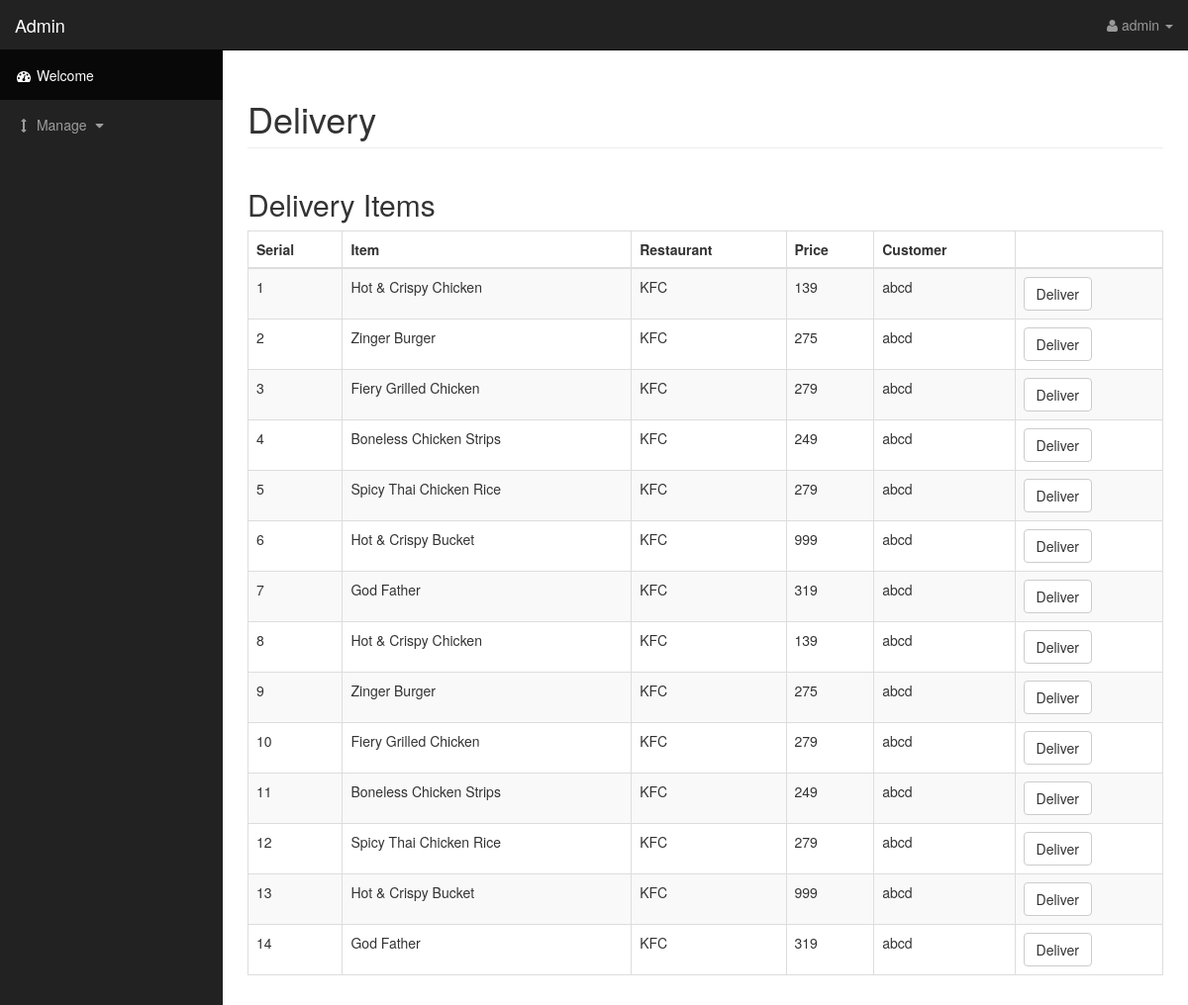
/admin/index.php?adp=5 (signed in), run on the app's committed database.
### tables this page shows
CREATE TABLE `cart` (
  `sl` int(128) NOT NULL,
  `username` varchar(256) NOT NULL,
  `restaurant` varchar(256) NOT NULL,
  `item` varchar(256) NOT NULL,
  `price` int(128) NOT NULL,
  `quantity` int(128) NOT NULL,
  `delivery` int(128) NOT NULL DEFAULT '0',
  `imagename` varchar(180) NOT NULL
);

### admin/delivery.php (the view, shortened to what this page needs)
<div class="container-fluid">
            <div class="row">
                <div class="col-lg-12">
                    <h1 class="page-header">
                        Delivery
                    </h1>
                </div>
            </div>
            <?php
            if(isset($_SESSION['valid'])==True){?>
            <div class="row">
                <div class="col-lg-6" style="width: 100%">
                    <h2>Delivery Items</h2>
                    <div class="table-responsive">
                        <table class="table table-bordered table-hover table-striped">
                            <thead>
                                <tr>
                                    <th>Serial</th>
                                    <th>Item</th>
                                    <th>Restaurant</th>
                                    <th>Price</th>
                                    <th>Customer</th>
                                    <th></th>
                                </tr>
                            </thead>
                            <tbody>
                                <?php
                                $sql = 'SELECT * FROM cart WHERE delivery = 1';
                                $result = mysqli_query($conn,$sql);
                                $count = 1;
                                while($row = mysqli_fetch_array($result))
                                {
                                    echo "<tr>
                                    <td>".$count."</td>
                                    <td>".$row[3]."</td>
                                    <td>".$row[2]."</td>
                                    <td>".$row[4] * $row[5]."</td>
                                    <td>".$row[1]."</td>
                                    <td><form method=\"post\" action=\"deliver.php\"><a href=\"deliver.php?id=".$row['0']."&restaurant=".$row[2]."&sell=".$row[4] * $row[5]."\" class=\"delete\"><input type=\"button\" class=\"btn btn-default\" value=\"Deliver\"></a></form></td>
                                </tr>";
                                $count++;
                            }
                            ?>
                        </tbody>
                    </table>
                </div>
            </div>
        </div>
        <?php
    }
    ?>
</div>

### admin/index.php (shortened to what this page needs)
<?php
include_once 'connect.php';
?>
<!DOCTYPE html>
<html lang="en">
<head>
    <link href="css/bootstrap.min.css" rel="stylesheet">
    <link href="css/sb-admin.css" rel="stylesheet">
    <link href="css/plugins/morris.css" rel="stylesheet">
    <link href="font-awesome/css/font-awesome.min.css" rel="stylesheet" type="text/css">
    </head>
    <body>
        <div id="wrapper">
            <nav class="navbar navbar-inverse navbar-fixed-top" role="navigation">
                <div class="navbar-header">
                    <a class="navbar-brand" href="?adp=0">Admin</a>
                </div>
                <?php
                if(isset($_SESSION['valid'])==True && ($_SESSION['type'])=="admin"){
                    echo "<ul class=\"nav navbar-right top-nav\">
                    <li class=\"dropdown\">
                        <a href=\"#\" class=\"dropdown-toggle\" data-toggle=\"dropdown\"><i class=\"fa fa-user\"></i> ".$_SESSION['username']." <b class=\"caret\"></b></a>
                        <ul class=\"dropdown-menu\">
                            <li>
                                <a href=\"#\"><i class=\"fa fa-fw fa-user\"></i> Profile</a>
                            </li>
                            <li class=\"divider\"></li>
                            <li>
                                <a href=\"logout.php\"><i class=\"fa fa-fw fa-power-off\"></i> Log Out</a>
                            </li>
                        </ul>
                    </li>
                </ul>";
            }
            ?>
            <?php
            if(isset($_SESSION['valid'])==True && ($_SESSION['type'])=="admin"){?>
            <div class="collapse navbar-collapse navbar-ex1-collapse">
                <ul class="nav navbar-nav side-nav">
                    <li class="active">
                        <a href="?adp=0"><i class="fa fa-fw fa-dashboard"></i> Welcome</a>
                    </li>
                    <li>
                        <a href="javascript:;" data-toggle="collapse" data-target="#demo"><i class="fa fa-fw fa-arrows-v"></i> Manage <i class="fa fa-fw fa-caret-down"></i></a>
                    </li>
                </ul>
            </div>
            <?php
        }
        ?>
    </nav>
<div id="page-wrapper">
    <?php
    if(isset($_SESSION['valid'])==True && ($_SESSION['type'])=="admin"){
    $page = $_GET['adp'];
    if ($page=='1') {
        include "viewuser.php";
    }
    elseif ($page=='2') {
        include "viewRestaurant.php";
    }
    elseif ($page=='3') {
        include "add_restaurant.php";
    }
    elseif ($page=='4') {
        include "add_menu_item.php";
    }
    elseif ($page=='5') {
        include "delivery.php";
    }
    elseif ($page=='6') {
        include "sells.php";
    }
}
?>
</div>
</div>
</body>
</html>

### admin/css/sb-admin.css (style rules this page uses)
body { margin-top: 100px; background-color: #222; }
@media (min-width:768px) { body { margin-top: 50px; } }
#wrapper { padding-left: 0; }
#page-wrapper { width: 100%; padding: 0; background-color: #fff; }
@media (min-width:768px) { #wrapper { padding-left: 225px; } }
@media (min-width:768px) { #page-wrapper { padding: 10px; } }
.top-nav { padding: 0 15px; }
.top-nav>li { display: inline-block; float: left; }
.top-nav>li>a { padding-top: 15px; padding-bottom: 15px; line-height: 20px; color: #999; }
@media (min-width:768px) { .side-nav { position: fixed; top: 51px; left: 225px; width: 225px; margin-left: -225px; border: none; border-radius: 0; overflow-y: auto; background-color: #222; bottom: 0; overflow-x: hidden; padding-bottom: 40px; } }
@media (min-width:768px) { .side-nav>li>a { width: 225px; } }

### data on the page
cart: item "Hot & Crispy Chicken", restaurant "KFC", $row[4]*$row[5] "139", username "abcd"
cart: item "Zinger Burger", restaurant "KFC", $row[4]*$row[5] "275", username "abcd"
cart: item "Fiery Grilled Chicken", restaurant "KFC", $row[4]*$row[5] "279", username "abcd"
cart: item "Boneless Chicken Strips", restaurant "KFC", $row[4]*$row[5] "249", username "abcd"
cart: item "Spicy Thai Chicken Rice", restaurant "KFC", $row[4]*$row[5] "279", username "abcd"
cart: item "Hot & Crispy Bucket", restaurant "KFC", $row[4]*$row[5] "999", username "abcd"
cart: item "God Father", restaurant "KFC", $row[4]*$row[5] "319", username "abcd"
cart: item "Hot & Crispy Chicken", restaurant "KFC", $row[4]*$row[5] "139", username "abcd"
cart: item "Zinger Burger", restaurant "KFC", $row[4]*$row[5] "275", username "abcd"
cart: item "Fiery Grilled Chicken", restaurant "KFC", $row[4]*$row[5] "279", username "abcd"
cart: item "Boneless Chicken Strips", restaurant "KFC", $row[4]*$row[5] "249", username "abcd"
cart: item "Spicy Thai Chicken Rice", restaurant "KFC", $row[4]*$row[5] "279", username "abcd"
cart: item "Hot & Crispy Bucket", restaurant "KFC", $row[4]*$row[5] "999", username "abcd"
cart: item "God Father", restaurant "KFC", $row[4]*$row[5] "319", username "abcd"

### other printed values
$_SESSION['username'] "admin"
